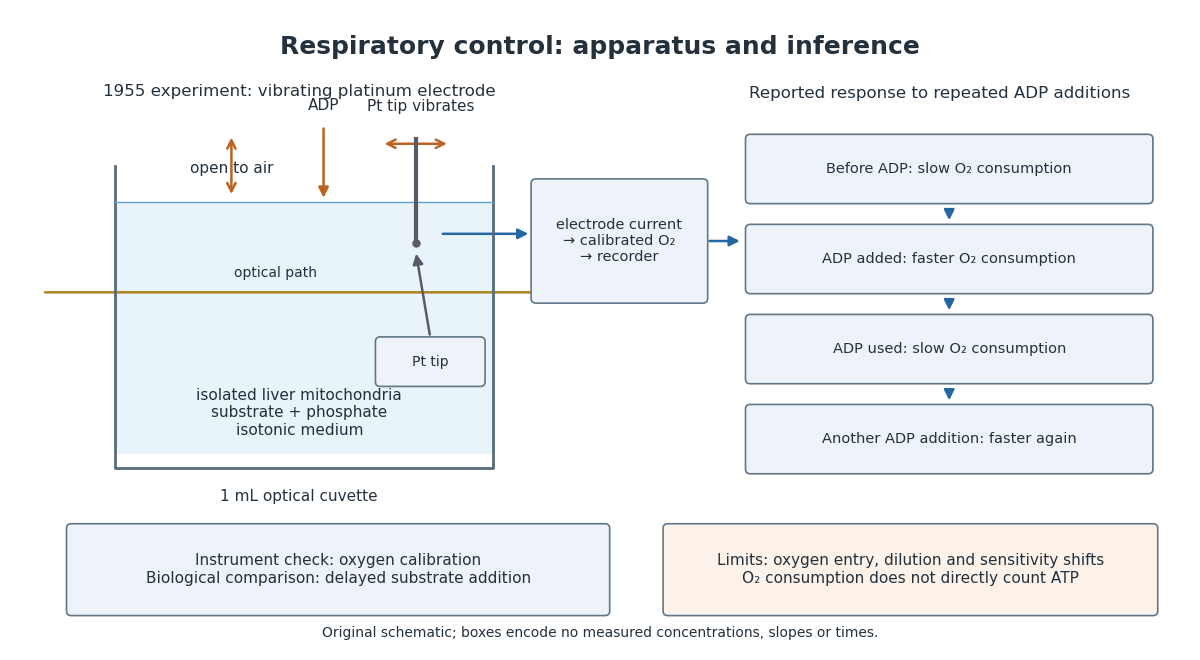

The script that drew this image:
"""Draw the Chance–Williams apparatus and qualitative response, without traces.

Tested with Python 3.14, matplotlib 3.10.7 and numpy 2.3.5.
"""

from pathlib import Path

import matplotlib.pyplot as plt
from matplotlib.patches import FancyArrowPatch, FancyBboxPatch, Rectangle


def main():
    fig, ax = plt.subplots(figsize=(12, 6.6), dpi=100)
    fig.patch.set_facecolor("white")
    ax.set_facecolor("white")
    ax.set(xlim=(0, 12), ylim=(0, 7))
    ax.axis("off")
    blue, orange = "#2466a1", "#bc6220"

    def text(x, y, s, size=12, **kw):
        ax.text(x, y, s, ha="center", va="center", fontsize=size,
                color="#24313d", **kw)

    def arrow(a, b, color=blue, style="-|>"):
        ax.add_patch(FancyArrowPatch(a, b, arrowstyle=style, mutation_scale=15,
                                    lw=1.8, color=color))

    def box(x, y, w, h, s, color="#edf3f8", size=12):
        ax.add_patch(FancyBboxPatch((x-w/2, y-h/2), w, h,
                                   boxstyle="round,pad=0.05", facecolor=color,
                                   edgecolor="#627687", lw=1.2))
        text(x, y, s, size)

    text(6, 6.63, "Respiratory control: apparatus and inference", 18, weight="bold")
    text(2.9, 6.13, "1955 experiment: vibrating platinum electrode", 12)
    # Open cuvette: intentionally no lid, oxygen-permeable film or Clark cell.
    ax.add_patch(Rectangle((1.0, 2.1), 3.9, 2.8, facecolor="#e8f3fa", edgecolor="none"))
    ax.plot([1, 1, 4.9, 4.9], [5.3, 1.95, 1.95, 5.3], color="#556b7c", lw=2)
    ax.plot([1, 4.9], [4.9, 4.9], color="#68a6c7", lw=1)
    text(2.2, 5.27, "open to air", 11)
    arrow((2.2, 5.65), (2.2, 4.96), orange, "<->")
    text(2.9, 2.56, "isolated liver mitochondria\nsubstrate + phosphate\nisotonic medium", 11)
    text(2.9, 1.63, "1 mL optical cuvette", 11)
    # Top-down cartoon places the platinum tip beside the optical beam.
    arrow((0.25, 3.9), (5.45, 3.9), "#ab841c")
    text(2.65, 4.12, "optical path", 10)
    ax.plot([4.1, 4.1], [5.6, 4.47], color="#585b67", lw=3)
    ax.plot(4.1, 4.45, "o", color="#585b67", markersize=5)
    arrow((3.75, 5.55), (4.45, 5.55), orange, "<->")
    text(4.15, 5.96, "Pt tip vibrates", 11)
    arrow((3.15, 5.75), (3.15, 4.92), orange)
    text(3.15, 5.97, "ADP", 11)
    box(4.25, 3.13, 1.03, 0.45, "Pt tip", size=10)
    arrow((4.25, 3.4), (4.1, 4.36), "#585b67")

    box(6.2, 4.47, 1.72, 1.28, "electrode current\n→ calibrated O₂\n→ recorder", size=10.5)
    arrow((4.35, 4.55), (5.29, 4.55))
    text(9.5, 6.11, "Reported response to repeated ADP additions", 12)
    stages = [(5.27, "Before ADP: slow O₂ consumption"),
              (4.27, "ADP added: faster O₂ consumption"),
              (3.27, "ADP used: slow O₂ consumption"),
              (2.27, "Another ADP addition: faster again")]
    for y, s in stages:
        box(9.6, y, 4.1, 0.67, s, size=10.5)
    for y in (4.8, 3.8, 2.8):
        arrow((9.6, y+0.04), (9.6, y-0.13))
    arrow((7.1, 4.47), (7.47, 4.47))

    box(3.3, 0.82, 5.5, 0.92,
        "Instrument check: oxygen calibration\nBiological comparison: delayed substrate addition", size=11)
    box(9.2, 0.82, 5.0, 0.92,
        "Limits: oxygen entry, dilution and sensitivity shifts\nO₂ consumption does not directly count ATP", color="#fcf2e9", size=11)
    text(6, 0.12, "Original schematic; boxes encode no measured concentrations, slopes or times.", 10)
    fig.subplots_adjust(left=0.015, right=0.985, top=0.98, bottom=0.025)
    fig.savefig(Path.cwd() / (Path(__file__).stem + ".png"), facecolor="white",
                transparent=False)
    plt.close(fig)


if __name__ == "__main__":
    main()
